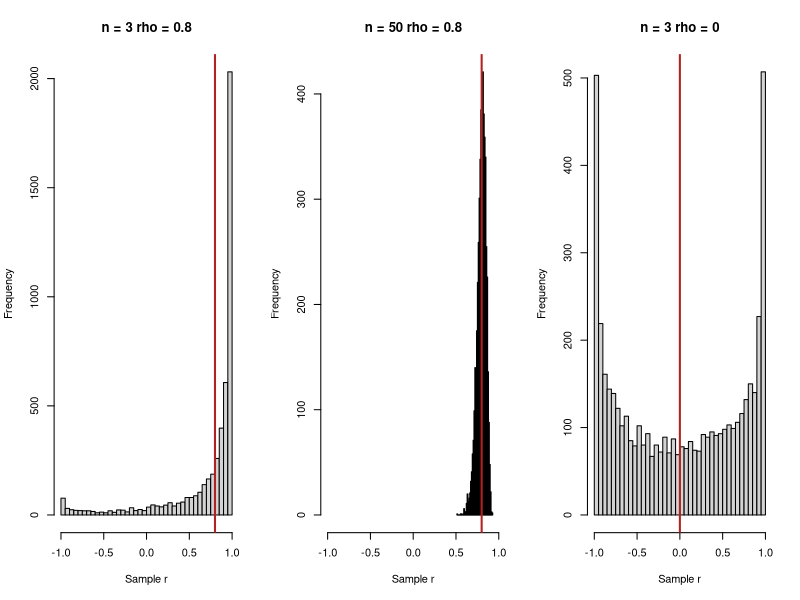

This chart was generated by the following R code:
# CPSC 440 Learning Atlas: standalone teaching example
# Chapter 11, section: correlation-bias
# Run in a fresh R session; no external packages or data files are needed.
# Read the lesson for assumptions, data provenance, and interpretation.

# Original Monte Carlo study; the seed fixes this software illustration.
set.seed(44011)
repetitions <- 5000
simulate_r <- function(n, rho, repetitions) {
  stopifnot(n >= 3, abs(rho) < 1)
  replicate(repetitions, {
    x <- rnorm(n)
    independent_z <- rnorm(n)
    y <- rho*x+sqrt(1-rho^2)*independent_z
    cor(x, y)
  })
}
settings <- data.frame(n=c(3,50,3), rho=c(.8,.8,0))
r_samples <- lapply(seq_len(nrow(settings)), function(i) {
  simulate_r(settings$n[i], settings$rho[i], repetitions)
})
mean_r <- vapply(r_samples, mean, numeric(1))
sampling_sd <- vapply(r_samples, sd, numeric(1))
bias_estimate <- mean_r-settings$rho
mcse <- sampling_sd/sqrt(repetitions)
simulation_summary <- data.frame(settings, repetitions=repetitions,
  mean_r=mean_r, sampling_SD=sampling_sd, bias_estimate=bias_estimate,
  MCSE=mcse, MC_lower=bias_estimate-qnorm(.975)*mcse,
  MC_upper=bias_estimate+qnorm(.975)*mcse)
simulation_summary
# These histograms describe repeated estimates, not the raw X or Y data.
par(mfrow=c(1,3))
for (i in seq_len(nrow(settings))) {
  hist(r_samples[[i]], breaks=30, xlim=c(-1,1), xlab="Sample r",
       main=paste("n =",settings$n[i],"rho =",settings$rho[i]))
  abline(v=settings$rho[i], col="firebrick", lwd=2)
}
par(mfrow=c(1,1))
